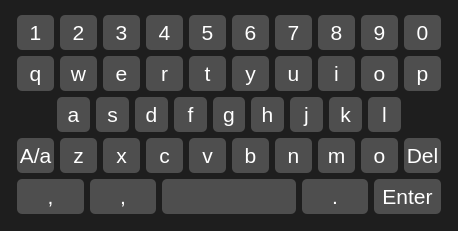
<?xml version="1.0" encoding="UTF-8"?>
<ui version="4.0">
 <class>SoftKey</class>
 <widget class="QWidget" name="SoftKey">
  <property name="geometry">
   <rect>
    <x>0</x>
    <y>0</y>
    <width>458</width>
    <height>231</height>
   </rect>
  </property>
  <property name="windowTitle">
   <string>Form</string>
  </property>
  <property name="styleSheet">
   <string notr="true">QWidget{
	background-color: rgb(30, 30, 30);
}

QPushButton{
border:1px;
background-color: rgb(78, 78, 78);
font:16pt;
color:#ffffff;
border-radius:5px;
}

QPushButton:hover{
border:1px;
background-color: rgb(100, 78, 0);
color:#ffffff;
border-radius:5px;
}

QPushButton:pressed{
border:1px;
background-color: rgb(100, 78, 0);
color:red;
border-radius:5px;
}</string>
  </property>
  <layout class="QGridLayout" name="gridLayout">
   <property name="topMargin">
    <number>9</number>
   </property>
   <item row="0" column="0">
    <widget class="QWidget" name="widget" native="true">
     <property name="styleSheet">
      <string notr="true">QWidget{
	background-color: rgb(30, 30, 30);
}

QPushButton{
border:1px;
background-color: rgb(78, 78, 78);
font:16pt;
color:#ffffff;
border-radius:5px;
}

QPushButton:hover{
border:1px;
background-color: rgb(100, 78, 0);
color:#ffffff;
border-radius:5px;
}

QPushButton:pressed{
border:1px;
background-color: rgb(100, 78, 0);
color:red;
border-radius:5px;
}</string>
     </property>
     <layout class="QVBoxLayout" name="verticalLayout">
      <property name="spacing">
       <number>6</number>
      </property>
      <property name="leftMargin">
       <number>6</number>
      </property>
      <property name="topMargin">
       <number>6</number>
      </property>
      <property name="rightMargin">
       <number>6</number>
      </property>
      <property name="bottomMargin">
       <number>6</number>
      </property>
      <item>
       <layout class="QHBoxLayout" name="horizontalLayout">
        <item>
         <widget class="KeyButton" name="pushButton">
          <property name="sizePolicy">
           <sizepolicy hsizetype="Expanding" vsizetype="Minimum">
            <horstretch>0</horstretch>
            <verstretch>0</verstretch>
           </sizepolicy>
          </property>
          <property name="focusPolicy">
           <enum>Qt::NoFocus</enum>
          </property>
          <property name="text">
           <string>1</string>
          </property>
         </widget>
        </item>
        <item>
         <widget class="KeyButton" name="pushButton_2">
          <property name="sizePolicy">
           <sizepolicy hsizetype="Expanding" vsizetype="Minimum">
            <horstretch>0</horstretch>
            <verstretch>0</verstretch>
           </sizepolicy>
          </property>
          <property name="focusPolicy">
           <enum>Qt::NoFocus</enum>
          </property>
          <property name="text">
           <string>2</string>
          </property>
         </widget>
        </item>
        <item>
         <widget class="KeyButton" name="pushButton_8">
          <property name="sizePolicy">
           <sizepolicy hsizetype="Expanding" vsizetype="Minimum">
            <horstretch>0</horstretch>
            <verstretch>0</verstretch>
           </sizepolicy>
          </property>
          <property name="focusPolicy">
           <enum>Qt::NoFocus</enum>
          </property>
          <property name="text">
           <string>3</string>
          </property>
         </widget>
        </item>
        <item>
         <widget class="KeyButton" name="pushButton_3">
          <property name="sizePolicy">
           <sizepolicy hsizetype="Expanding" vsizetype="Minimum">
            <horstretch>0</horstretch>
            <verstretch>0</verstretch>
           </sizepolicy>
          </property>
          <property name="focusPolicy">
           <enum>Qt::NoFocus</enum>
          </property>
          <property name="text">
           <string>4</string>
          </property>
         </widget>
        </item>
        <item>
         <widget class="KeyButton" name="pushButton_9">
          <property name="sizePolicy">
           <sizepolicy hsizetype="Expanding" vsizetype="Minimum">
            <horstretch>0</horstretch>
            <verstretch>0</verstretch>
           </sizepolicy>
          </property>
          <property name="focusPolicy">
           <enum>Qt::NoFocus</enum>
          </property>
          <property name="text">
           <string>5</string>
          </property>
         </widget>
        </item>
        <item>
         <widget class="KeyButton" name="pushButton_4">
          <property name="sizePolicy">
           <sizepolicy hsizetype="Expanding" vsizetype="Minimum">
            <horstretch>0</horstretch>
            <verstretch>0</verstretch>
           </sizepolicy>
          </property>
          <property name="focusPolicy">
           <enum>Qt::NoFocus</enum>
          </property>
          <property name="text">
           <string>6</string>
          </property>
         </widget>
        </item>
        <item>
         <widget class="KeyButton" name="pushButton_10">
          <property name="sizePolicy">
           <sizepolicy hsizetype="Expanding" vsizetype="Minimum">
            <horstretch>0</horstretch>
            <verstretch>0</verstretch>
           </sizepolicy>
          </property>
          <property name="focusPolicy">
           <enum>Qt::NoFocus</enum>
          </property>
          <property name="text">
           <string>7</string>
          </property>
         </widget>
        </item>
        <item>
         <widget class="KeyButton" name="pushButton_5">
          <property name="sizePolicy">
           <sizepolicy hsizetype="Expanding" vsizetype="Minimum">
            <horstretch>0</horstretch>
            <verstretch>0</verstretch>
           </sizepolicy>
          </property>
          <property name="focusPolicy">
           <enum>Qt::NoFocus</enum>
          </property>
          <property name="text">
           <string>8</string>
          </property>
         </widget>
        </item>
        <item>
         <widget class="KeyButton" name="pushButton_6">
          <property name="sizePolicy">
           <sizepolicy hsizetype="Expanding" vsizetype="Minimum">
            <horstretch>0</horstretch>
            <verstretch>0</verstretch>
           </sizepolicy>
          </property>
          <property name="focusPolicy">
           <enum>Qt::NoFocus</enum>
          </property>
          <property name="text">
           <string>9</string>
          </property>
         </widget>
        </item>
        <item>
         <widget class="KeyButton" name="pushButton_7">
          <property name="sizePolicy">
           <sizepolicy hsizetype="Expanding" vsizetype="Minimum">
            <horstretch>0</horstretch>
            <verstretch>0</verstretch>
           </sizepolicy>
          </property>
          <property name="focusPolicy">
           <enum>Qt::NoFocus</enum>
          </property>
          <property name="text">
           <string>0</string>
          </property>
         </widget>
        </item>
       </layout>
      </item>
      <item>
       <layout class="QHBoxLayout" name="horizontalLayout_2">
        <item>
         <widget class="KeyButton" name="pushButton_11">
          <property name="sizePolicy">
           <sizepolicy hsizetype="Expanding" vsizetype="Minimum">
            <horstretch>0</horstretch>
            <verstretch>0</verstretch>
           </sizepolicy>
          </property>
          <property name="focusPolicy">
           <enum>Qt::NoFocus</enum>
          </property>
          <property name="text">
           <string>q</string>
          </property>
         </widget>
        </item>
        <item>
         <widget class="KeyButton" name="pushButton_12">
          <property name="sizePolicy">
           <sizepolicy hsizetype="Expanding" vsizetype="Minimum">
            <horstretch>0</horstretch>
            <verstretch>0</verstretch>
           </sizepolicy>
          </property>
          <property name="focusPolicy">
           <enum>Qt::NoFocus</enum>
          </property>
          <property name="text">
           <string>w</string>
          </property>
         </widget>
        </item>
        <item>
         <widget class="KeyButton" name="pushButton_13">
          <property name="sizePolicy">
           <sizepolicy hsizetype="Expanding" vsizetype="Minimum">
            <horstretch>0</horstretch>
            <verstretch>0</verstretch>
           </sizepolicy>
          </property>
          <property name="focusPolicy">
           <enum>Qt::NoFocus</enum>
          </property>
          <property name="text">
           <string>e</string>
          </property>
         </widget>
        </item>
        <item>
         <widget class="KeyButton" name="pushButton_14">
          <property name="sizePolicy">
           <sizepolicy hsizetype="Expanding" vsizetype="Minimum">
            <horstretch>0</horstretch>
            <verstretch>0</verstretch>
           </sizepolicy>
          </property>
          <property name="focusPolicy">
           <enum>Qt::NoFocus</enum>
          </property>
          <property name="text">
           <string>r</string>
          </property>
         </widget>
        </item>
        <item>
         <widget class="KeyButton" name="pushButton_15">
          <property name="sizePolicy">
           <sizepolicy hsizetype="Expanding" vsizetype="Minimum">
            <horstretch>0</horstretch>
            <verstretch>0</verstretch>
           </sizepolicy>
          </property>
          <property name="focusPolicy">
           <enum>Qt::NoFocus</enum>
          </property>
          <property name="text">
           <string>t</string>
          </property>
         </widget>
        </item>
        <item>
         <widget class="KeyButton" name="pushButton_16">
          <property name="sizePolicy">
           <sizepolicy hsizetype="Expanding" vsizetype="Minimum">
            <horstretch>0</horstretch>
            <verstretch>0</verstretch>
           </sizepolicy>
          </property>
          <property name="focusPolicy">
           <enum>Qt::NoFocus</enum>
          </property>
          <property name="text">
           <string>y</string>
          </property>
         </widget>
        </item>
        <item>
         <widget class="KeyButton" name="pushButton_17">
          <property name="sizePolicy">
           <sizepolicy hsizetype="Expanding" vsizetype="Minimum">
            <horstretch>0</horstretch>
            <verstretch>0</verstretch>
           </sizepolicy>
          </property>
          <property name="focusPolicy">
           <enum>Qt::NoFocus</enum>
          </property>
          <property name="text">
           <string>u</string>
          </property>
         </widget>
        </item>
        <item>
         <widget class="KeyButton" name="pushButton_18">
          <property name="sizePolicy">
           <sizepolicy hsizetype="Expanding" vsizetype="Minimum">
            <horstretch>0</horstretch>
            <verstretch>0</verstretch>
           </sizepolicy>
          </property>
          <property name="focusPolicy">
           <enum>Qt::NoFocus</enum>
          </property>
          <property name="text">
           <string>i</string>
          </property>
         </widget>
        </item>
        <item>
         <widget class="KeyButton" name="pushButton_19">
          <property name="sizePolicy">
           <sizepolicy hsizetype="Expanding" vsizetype="Minimum">
            <horstretch>0</horstretch>
            <verstretch>0</verstretch>
           </sizepolicy>
          </property>
          <property name="focusPolicy">
           <enum>Qt::NoFocus</enum>
          </property>
          <property name="text">
           <string>o</string>
          </property>
         </widget>
        </item>
        <item>
         <widget class="KeyButton" name="pushButton_20">
          <property name="sizePolicy">
           <sizepolicy hsizetype="Expanding" vsizetype="Minimum">
            <horstretch>0</horstretch>
            <verstretch>0</verstretch>
           </sizepolicy>
          </property>
          <property name="focusPolicy">
           <enum>Qt::NoFocus</enum>
          </property>
          <property name="text">
           <string>p</string>
          </property>
         </widget>
        </item>
       </layout>
      </item>
      <item>
       <layout class="QHBoxLayout" name="horizontalLayout_3">
        <item>
         <spacer name="horizontalSpacer">
          <property name="orientation">
           <enum>Qt::Horizontal</enum>
          </property>
          <property name="sizeHint" stdset="0">
           <size>
            <width>40</width>
            <height>20</height>
           </size>
          </property>
         </spacer>
        </item>
        <item>
         <widget class="KeyButton" name="pushButton_21">
          <property name="sizePolicy">
           <sizepolicy hsizetype="Expanding" vsizetype="Minimum">
            <horstretch>0</horstretch>
            <verstretch>0</verstretch>
           </sizepolicy>
          </property>
          <property name="focusPolicy">
           <enum>Qt::NoFocus</enum>
          </property>
          <property name="text">
           <string>a</string>
          </property>
         </widget>
        </item>
        <item>
         <widget class="KeyButton" name="pushButton_22">
          <property name="sizePolicy">
           <sizepolicy hsizetype="Expanding" vsizetype="Minimum">
            <horstretch>0</horstretch>
            <verstretch>0</verstretch>
           </sizepolicy>
          </property>
          <property name="focusPolicy">
           <enum>Qt::NoFocus</enum>
          </property>
          <property name="text">
           <string>s</string>
          </property>
         </widget>
        </item>
        <item>
         <widget class="KeyButton" name="pushButton_23">
          <property name="sizePolicy">
           <sizepolicy hsizetype="Expanding" vsizetype="Minimum">
            <horstretch>0</horstretch>
            <verstretch>0</verstretch>
           </sizepolicy>
          </property>
          <property name="focusPolicy">
           <enum>Qt::NoFocus</enum>
          </property>
          <property name="text">
           <string>d</string>
          </property>
         </widget>
        </item>
        <item>
         <widget class="KeyButton" name="pushButton_24">
          <property name="sizePolicy">
           <sizepolicy hsizetype="Expanding" vsizetype="Minimum">
            <horstretch>0</horstretch>
            <verstretch>0</verstretch>
           </sizepolicy>
          </property>
          <property name="focusPolicy">
           <enum>Qt::NoFocus</enum>
          </property>
          <property name="text">
           <string>f</string>
          </property>
         </widget>
        </item>
        <item>
         <widget class="KeyButton" name="pushButton_25">
          <property name="sizePolicy">
           <sizepolicy hsizetype="Expanding" vsizetype="Minimum">
            <horstretch>0</horstretch>
            <verstretch>0</verstretch>
           </sizepolicy>
          </property>
          <property name="focusPolicy">
           <enum>Qt::NoFocus</enum>
          </property>
          <property name="text">
           <string>g</string>
          </property>
         </widget>
        </item>
        <item>
         <widget class="KeyButton" name="pushButton_26">
          <property name="sizePolicy">
           <sizepolicy hsizetype="Expanding" vsizetype="Minimum">
            <horstretch>0</horstretch>
            <verstretch>0</verstretch>
           </sizepolicy>
          </property>
          <property name="focusPolicy">
           <enum>Qt::NoFocus</enum>
          </property>
          <property name="text">
           <string>h</string>
          </property>
         </widget>
        </item>
        <item>
         <widget class="KeyButton" name="pushButton_27">
          <property name="sizePolicy">
           <sizepolicy hsizetype="Expanding" vsizetype="Minimum">
            <horstretch>0</horstretch>
            <verstretch>0</verstretch>
           </sizepolicy>
          </property>
          <property name="focusPolicy">
           <enum>Qt::NoFocus</enum>
          </property>
          <property name="text">
           <string>j</string>
          </property>
         </widget>
        </item>
        <item>
         <widget class="KeyButton" name="pushButton_28">
          <property name="sizePolicy">
           <sizepolicy hsizetype="Expanding" vsizetype="Minimum">
            <horstretch>0</horstretch>
            <verstretch>0</verstretch>
           </sizepolicy>
          </property>
          <property name="focusPolicy">
           <enum>Qt::NoFocus</enum>
          </property>
          <property name="text">
           <string>k</string>
          </property>
         </widget>
        </item>
        <item>
         <widget class="KeyButton" name="pushButton_29">
          <property name="sizePolicy">
           <sizepolicy hsizetype="Expanding" vsizetype="Minimum">
            <horstretch>0</horstretch>
            <verstretch>0</verstretch>
           </sizepolicy>
          </property>
          <property name="focusPolicy">
           <enum>Qt::NoFocus</enum>
          </property>
          <property name="text">
           <string>l</string>
          </property>
         </widget>
        </item>
        <item>
         <spacer name="horizontalSpacer_2">
          <property name="orientation">
           <enum>Qt::Horizontal</enum>
          </property>
          <property name="sizeHint" stdset="0">
           <size>
            <width>40</width>
            <height>20</height>
           </size>
          </property>
         </spacer>
        </item>
       </layout>
      </item>
      <item>
       <layout class="QHBoxLayout" name="horizontalLayout_4">
        <item>
         <widget class="KeyButton" name="pushButton_30">
          <property name="sizePolicy">
           <sizepolicy hsizetype="Expanding" vsizetype="Minimum">
            <horstretch>0</horstretch>
            <verstretch>0</verstretch>
           </sizepolicy>
          </property>
          <property name="focusPolicy">
           <enum>Qt::NoFocus</enum>
          </property>
          <property name="text">
           <string>A/a</string>
          </property>
         </widget>
        </item>
        <item>
         <widget class="KeyButton" name="pushButton_31">
          <property name="sizePolicy">
           <sizepolicy hsizetype="Expanding" vsizetype="Minimum">
            <horstretch>0</horstretch>
            <verstretch>0</verstretch>
           </sizepolicy>
          </property>
          <property name="focusPolicy">
           <enum>Qt::NoFocus</enum>
          </property>
          <property name="text">
           <string>z</string>
          </property>
         </widget>
        </item>
        <item>
         <widget class="KeyButton" name="pushButton_32">
          <property name="sizePolicy">
           <sizepolicy hsizetype="Expanding" vsizetype="Minimum">
            <horstretch>0</horstretch>
            <verstretch>0</verstretch>
           </sizepolicy>
          </property>
          <property name="focusPolicy">
           <enum>Qt::NoFocus</enum>
          </property>
          <property name="text">
           <string>x</string>
          </property>
         </widget>
        </item>
        <item>
         <widget class="KeyButton" name="pushButton_33">
          <property name="sizePolicy">
           <sizepolicy hsizetype="Expanding" vsizetype="Minimum">
            <horstretch>0</horstretch>
            <verstretch>0</verstretch>
           </sizepolicy>
          </property>
          <property name="focusPolicy">
           <enum>Qt::NoFocus</enum>
          </property>
          <property name="text">
           <string>c</string>
          </property>
         </widget>
        </item>
        <item>
         <widget class="KeyButton" name="pushButton_34">
          <property name="sizePolicy">
           <sizepolicy hsizetype="Expanding" vsizetype="Minimum">
            <horstretch>0</horstretch>
            <verstretch>0</verstretch>
           </sizepolicy>
          </property>
          <property name="focusPolicy">
           <enum>Qt::NoFocus</enum>
          </property>
          <property name="text">
           <string>v</string>
          </property>
         </widget>
        </item>
        <item>
         <widget class="KeyButton" name="pushButton_35">
          <property name="sizePolicy">
           <sizepolicy hsizetype="Expanding" vsizetype="Minimum">
            <horstretch>0</horstretch>
            <verstretch>0</verstretch>
           </sizepolicy>
          </property>
          <property name="focusPolicy">
           <enum>Qt::NoFocus</enum>
          </property>
          <property name="text">
           <string>b</string>
          </property>
         </widget>
        </item>
        <item>
         <widget class="KeyButton" name="pushButton_36">
          <property name="sizePolicy">
           <sizepolicy hsizetype="Expanding" vsizetype="Minimum">
            <horstretch>0</horstretch>
            <verstretch>0</verstretch>
           </sizepolicy>
          </property>
          <property name="focusPolicy">
           <enum>Qt::NoFocus</enum>
          </property>
          <property name="text">
           <string>n</string>
          </property>
         </widget>
        </item>
        <item>
         <widget class="KeyButton" name="pushButton_37">
          <property name="sizePolicy">
           <sizepolicy hsizetype="Expanding" vsizetype="Minimum">
            <horstretch>0</horstretch>
            <verstretch>0</verstretch>
           </sizepolicy>
          </property>
          <property name="focusPolicy">
           <enum>Qt::NoFocus</enum>
          </property>
          <property name="text">
           <string>m</string>
          </property>
         </widget>
        </item>
        <item>
         <widget class="KeyButton" name="pushButton_38">
          <property name="sizePolicy">
           <sizepolicy hsizetype="Expanding" vsizetype="Minimum">
            <horstretch>0</horstretch>
            <verstretch>0</verstretch>
           </sizepolicy>
          </property>
          <property name="focusPolicy">
           <enum>Qt::NoFocus</enum>
          </property>
          <property name="text">
           <string>o</string>
          </property>
         </widget>
        </item>
        <item>
         <widget class="KeyButton" name="pushButton_39">
          <property name="sizePolicy">
           <sizepolicy hsizetype="Expanding" vsizetype="Minimum">
            <horstretch>0</horstretch>
            <verstretch>0</verstretch>
           </sizepolicy>
          </property>
          <property name="focusPolicy">
           <enum>Qt::NoFocus</enum>
          </property>
          <property name="text">
           <string>Del</string>
          </property>
         </widget>
        </item>
       </layout>
      </item>
      <item>
       <layout class="QHBoxLayout" name="horizontalLayout_5">
        <item>
         <widget class="KeyButton" name="pushButton_42">
          <property name="sizePolicy">
           <sizepolicy hsizetype="Expanding" vsizetype="Minimum">
            <horstretch>1</horstretch>
            <verstretch>0</verstretch>
           </sizepolicy>
          </property>
          <property name="focusPolicy">
           <enum>Qt::NoFocus</enum>
          </property>
          <property name="text">
           <string>,</string>
          </property>
         </widget>
        </item>
        <item>
         <widget class="KeyButton" name="pushButton_40">
          <property name="sizePolicy">
           <sizepolicy hsizetype="Expanding" vsizetype="Minimum">
            <horstretch>1</horstretch>
            <verstretch>0</verstretch>
           </sizepolicy>
          </property>
          <property name="focusPolicy">
           <enum>Qt::NoFocus</enum>
          </property>
          <property name="text">
           <string>,</string>
          </property>
         </widget>
        </item>
        <item>
         <widget class="KeyButton" name="pushButton_41">
          <property name="sizePolicy">
           <sizepolicy hsizetype="Expanding" vsizetype="Minimum">
            <horstretch>2</horstretch>
            <verstretch>0</verstretch>
           </sizepolicy>
          </property>
          <property name="focusPolicy">
           <enum>Qt::NoFocus</enum>
          </property>
          <property name="text">
           <string/>
          </property>
         </widget>
        </item>
        <item>
         <widget class="KeyButton" name="pushButton_48">
          <property name="sizePolicy">
           <sizepolicy hsizetype="Expanding" vsizetype="Minimum">
            <horstretch>1</horstretch>
            <verstretch>0</verstretch>
           </sizepolicy>
          </property>
          <property name="focusPolicy">
           <enum>Qt::NoFocus</enum>
          </property>
          <property name="text">
           <string>.</string>
          </property>
         </widget>
        </item>
        <item>
         <widget class="KeyButton" name="pushButton_49">
          <property name="sizePolicy">
           <sizepolicy hsizetype="Expanding" vsizetype="Minimum">
            <horstretch>1</horstretch>
            <verstretch>0</verstretch>
           </sizepolicy>
          </property>
          <property name="focusPolicy">
           <enum>Qt::NoFocus</enum>
          </property>
          <property name="text">
           <string>Enter</string>
          </property>
         </widget>
        </item>
       </layout>
      </item>
     </layout>
    </widget>
   </item>
  </layout>
 </widget>
 <customwidgets>
  <customwidget>
   <class>KeyButton</class>
   <extends>QPushButton</extends>
   <header location="global">keybutton.h</header>
  </customwidget>
 </customwidgets>
 <resources/>
 <connections/>
</ui>
